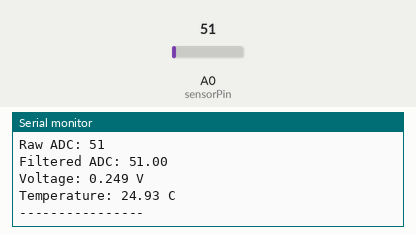
Simulated run of this sketch. Board: Arduino Uno, built with avr-gcc and run on an emulated ATmega328P. On the bench: the last lines printed to the serial monitor. The test bench sets the inputs (shaded band); at power-on: A0 (sensorPin) = 51.

Above: at 2.7 s.
2.8 s: A0 (sensorPin) set to 22
At 3.9 s:
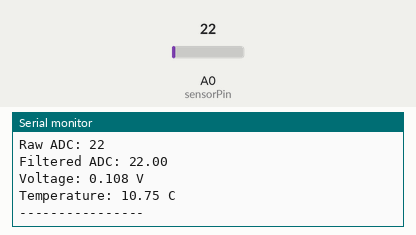
4.3 s: A0 (sensorPin) set to 18
At 5.5 s:
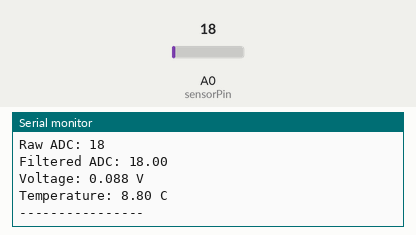
Timing chart, 0 to 7.3 s (numbered marks = the images above; inputs shaded):
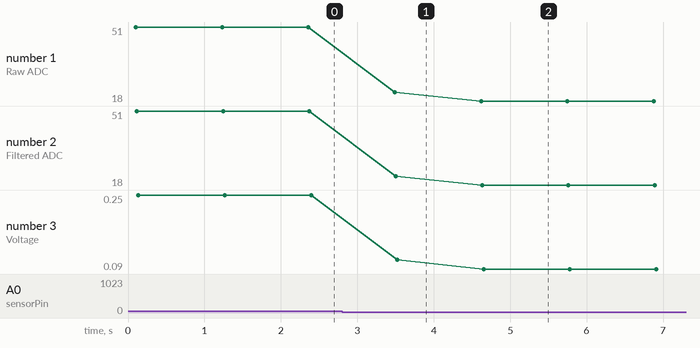

Measured:
- after the input at 2.8 s, the serial monitor: prints a new line after 0.69 s (image 1)
- after the input at 4.3 s, the serial monitor: prints a new line after 0.32 s (image 2)
- plotted number 1: 51 → 22 after the input at 2.8 s, 22 → 18 after the input at 4.3 s
- plotted number 2: 51 → 22 after the input at 2.8 s, 22 → 18 after the input at 4.3 s
- plotted number 3: 0.25 → 0.11 after the input at 2.8 s, 0.11 → 0.09 after the input at 4.3 s

The sketch:

prac10.ino
```cpp
const int sensorPin = A0;

void setup()
{
  Serial.begin(9600);
}

void loop()
{
  int total = 0;
  int rawADC = 0;

  for (int i = 0; i < 10; i++)
  {
    rawADC = analogRead(sensorPin);
    total += rawADC;

    delay(10);
  }

  float average = total / 10.0;

  float voltage = average * 5.0 / 1023.0;

  // LM35: 10 mV per degree Celsius
  float temperature = voltage * 100.0;

  Serial.print("Raw ADC: ");
  Serial.println(rawADC);

  Serial.print("Filtered ADC: ");
  Serial.println(average);

  Serial.print("Voltage: ");
  Serial.print(voltage, 3);
  Serial.println(" V");

  Serial.print("Temperature: ");
  Serial.print(temperature, 2);
  Serial.println(" C");

  Serial.println("----------------");

  delay(1000);
}
```
